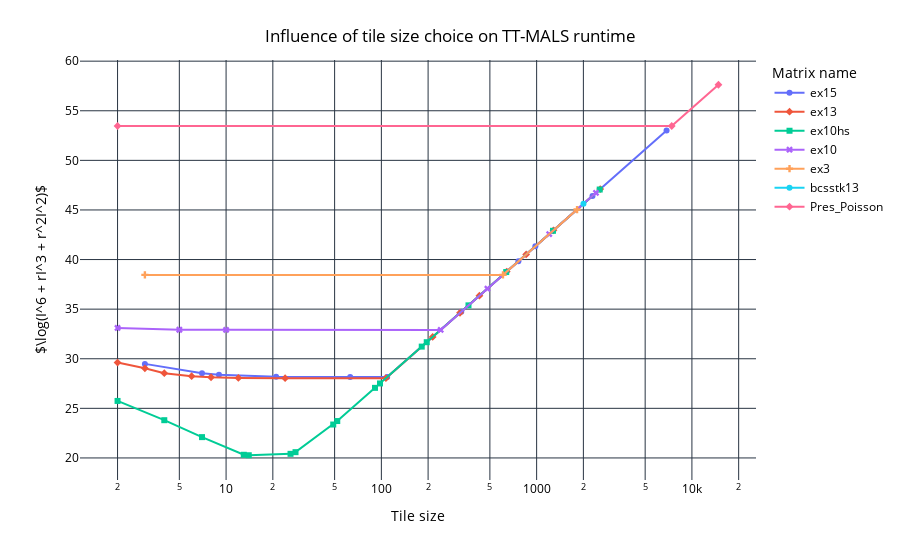

Write notebook code for a chart like this one.
### Code cell
# Tile size choice influence on TT-MALS runtime
fig = px.line(baseline_df, x="tile_size", y="log_obj_func", color='matrix_name', symbol="matrix_name", markers=True, log_x=True,
              labels={
                     "tile_size": "Tile size",
                     "matrix_name": "Matrix name",
                 }
              )
fig.update_layout(
    title={
        'text': "Influence of tile size choice on TT-MALS runtime",
        'x':0.5,
        'xanchor': 'center',
        'yanchor': 'top'
    },
    plot_bgcolor='white',   # Plot area background color
    paper_bgcolor='white',  # Entire figure background color
    font=dict(color='black'), # Font color
    yaxis_title=r'$\log(I^6 + rI^3 + r^2I^2)$'
)
fig.show()
fig.write_image("plots/baseline_tile_size_vs_log_obj_func.pdf")

### Figure 1 — Plotly figure (JSON) as saved in the notebook; plotly's stock layout.template omitted (floating-point values rounded to 4 significant figures)
{"data": [{"hovertemplate": "Matrix name=ex15<br>Tile size=%{x}<br>log_obj_func=%{y}<extra></extra>", "legendgroup": "ex15", "line": {"color": "#636efa", "dash": "solid"}, "marker": {"symbol": "circle"}, "mode": "lines+markers", "name": "ex15", "orientation": "v", "showlegend": true, "x": [3.0, 7.0, 9.0, 21.0, 63.0, 109.0, 327.0, 763.0, 981.0, 2289.0, 6867.0], "xaxis": "x", "y": [29.48, 28.54, 28.39, 28.19, 28.15, 28.15, 34.74, 39.82, 41.33, 46.42, 53.01], "yaxis": "y", "type": "scatter"}, {"hovertemplate": "Matrix name=ex13<br>Tile size=%{x}<br>log_obj_func=%{y}<extra></extra>", "legendgroup": "ex13", "line": {"color": "#EF553B", "dash": "solid"}, "marker": {"symbol": "diamond"}, "mode": "lines+markers", "name": "ex13", "orientation": "v", "showlegend": true, "x": [2.0, 3.0, 4.0, 6.0, 8.0, 12.0, 24.0, 107.0, 214.0, 321.0, 428.0, 642.0, 856.0, 1284.0, 2568.0], "xaxis": "x", "y": [29.61, 29.04, 28.54, 28.25, 28.14, 28.07, 28.04, 28.04, 32.2, 34.63, 36.35, 38.79, 40.51, 42.95, 47.11], "yaxis": "y", "type": "scatter"}, {"hovertemplate": "Matrix name=ex10hs<br>Tile size=%{x}<br>log_obj_func=%{y}<extra></extra>", "legendgroup": "ex10hs", "line": {"color": "#00cc96", "dash": "solid"}, "marker": {"symbol": "square"}, "mode": "lines+markers", "name": "ex10hs", "orientation": "v", "showlegend": true, "x": [2.0, 4.0, 7.0, 13.0, 14.0, 26.0, 28.0, 49.0, 52.0, 91.0, 98.0, 182.0, 196.0, 364.0, 637.0, 1274.0, 2548.0], "xaxis": "x", "y": [25.75, 23.81, 22.1, 20.32, 20.27, 20.41, 20.58, 23.37, 23.72, 27.07, 27.51, 31.22, 31.67, 35.38, 38.74, 42.9, 47.06], "yaxis": "y", "type": "scatter"}, {"hovertemplate": "Matrix name=ex10<br>Tile size=%{x}<br>log_obj_func=%{y}<extra></extra>", "legendgroup": "ex10", "line": {"color": "#ab63fa", "dash": "solid"}, "marker": {"symbol": "x"}, "mode": "lines+markers", "name": "ex10", "orientation": "v", "showlegend": true, "x": [2.0, 5.0, 10.0, 241.0, 482.0, 1205.0, 2410.0], "xaxis": "x", "y": [33.11, 32.92, 32.91, 32.91, 37.07, 42.57, 46.72], "yaxis": "y", "type": "scatter"}, {"hovertemplate": "Matrix name=ex3<br>Tile size=%{x}<br>log_obj_func=%{y}<extra></extra>", "legendgroup": "ex3", "line": {"color": "#FFA15A", "dash": "solid"}, "marker": {"symbol": "cross"}, "mode": "lines+markers", "name": "ex3", "orientation": "v", "showlegend": true, "x": [3.0, 607.0, 1821.0], "xaxis": "x", "y": [38.45, 38.45, 45.04], "yaxis": "y", "type": "scatter"}, {"hovertemplate": "Matrix name=bcsstk13<br>Tile size=%{x}<br>log_obj_func=%{y}<extra></extra>", "legendgroup": "bcsstk13", "line": {"color": "#19d3f3", "dash": "solid"}, "marker": {"symbol": "circle"}, "mode": "lines+markers", "name": "bcsstk13", "orientation": "v", "showlegend": true, "x": [2003.0], "xaxis": "x", "y": [45.61], "yaxis": "y", "type": "scatter"}, {"hovertemplate": "Matrix name=Pres_Poisson<br>Tile size=%{x}<br>log_obj_func=%{y}<extra></extra>", "legendgroup": "Pres_Poisson", "line": {"color": "#FF6692", "dash": "solid"}, "marker": {"symbol": "diamond"}, "mode": "lines+markers", "name": "Pres_Poisson", "orientation": "v", "showlegend": true, "x": [2.0, 7411.0, 14820.0], "xaxis": "x", "y": [53.46, 53.46, 57.62], "yaxis": "y", "type": "scatter"}], "layout": {"xaxis": {"anchor": "y", "domain": [0.0, 1.0], "title": {"text": "Tile size"}, "type": "log"}, "yaxis": {"anchor": "x", "domain": [0.0, 1.0], "title": {"text": "$\\log(I^6 + rI^3 + r^2I^2)$"}}, "legend": {"title": {"text": "Matrix name"}, "tracegroupgap": 0}, "margin": {"t": 60}, "title": {"text": "Influence of tile size choice on TT-MALS runtime", "x": 0.5, "xanchor": "center", "yanchor": "top"}, "font": {"color": "black"}, "plot_bgcolor": "white", "paper_bgcolor": "white"}}
